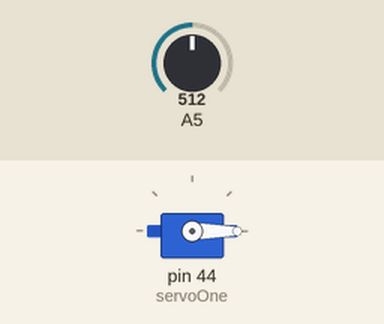
This sketch was run on a simulated Arduino Mega 2560, built with avr-gcc and run on an emulated ATmega2560. On the bench: servo. The inputs (shaded band) are chosen by the test bench; at power-on: A5 = 512. What the sketch prints to the serial monitor is not drawn.

Above: at 0.05 s.
At 2.25 s:
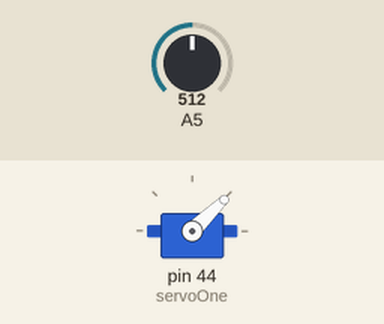
At 4.5 s:
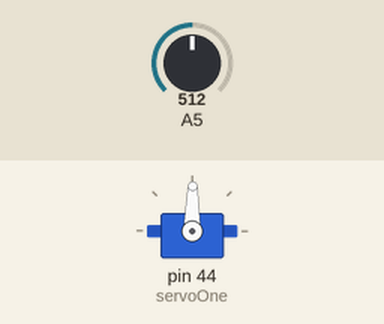
At 9.0 s:
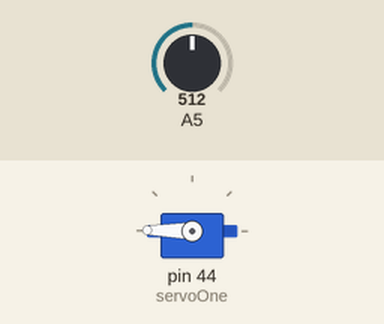
Timing chart, 0 to 11.8 s (numbered marks = the images above):
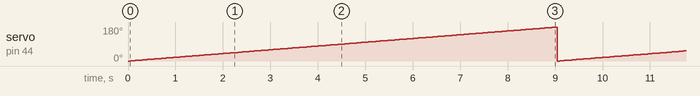

The sketch:

light-following-1.ino
```cpp
/*
Kimberly Yip
CS.232: Art, Interactivity, and Microcontrollers

Sweep the servo from one end of its range to the other,
and print out via the Serial monitor the minimum value seen (that's the brightest point),
and at what angle it was found.
Repeat forever.*/

#include <Servo.h>

Servo servoOne;

void setup() {
  servoOne.attach(44);
  Serial.begin(9600);
}

void loop() {
  int lightSensor;
  int minimum = 1000; //Keeps track of the minimum value
  int angle; //Keeps track of the angle where the minimum value is found

  //Moves the servo and light sensor from one end to the other, reading the value of the light sensor each time
  for (int j = 0; j < 180; j++){
    servoOne.write(j);
    lightSensor = analogRead(A5);
    //If the lightSensor value is less than the current minimum, set value of minimum to light sensor value
    if (lightSensor < minimum){
      minimum = lightSensor;
      angle = j;
    }
    delay(50);
  }
  Serial.println("Servo minimum value seen: ");
  Serial.println(minimum);
  Serial.println("Angle at which minimum value was found: ");
  Serial.println(angle);
}
```

Measured:
- by itself, servo on pin 44 (servoOne): ramps from 0° to 179° and jumps back, once every 9.0 s
